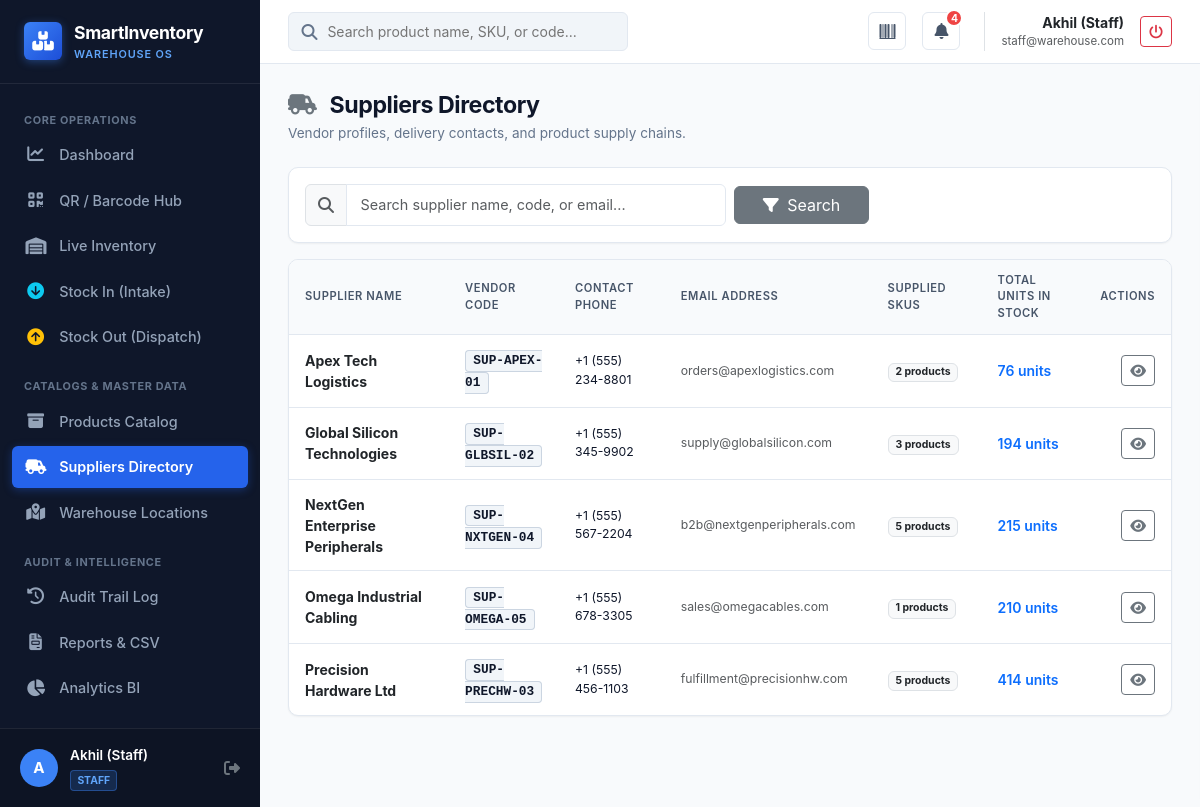
The app's page /suppliers (signed in) with its own data.
### app/models.py (models this page shows, shortened)
class User(UserMixin, db.Model):
    __tablename__ = 'users'
    id = db.Column(db.Integer, primary_key=True)
    name = db.Column(db.String(100), nullable=False)
    email = db.Column(db.String(120), unique=True, nullable=False, index=True)
    password_hash = db.Column(db.String(255), nullable=False)
    role = db.Column(
        db.String(20),
        nullable=False,
        default='STAFF'
    )  # ADMIN, STAFF, MANAGER
    is_active_user = db.Column(db.Boolean, default=True, nullable=False)
    created_at = db.Column(
        db.DateTime,
        default=lambda: datetime.now(timezone.utc),
        nullable=False
    )
    qr_code = db.Column(db.String(255), unique=True)
    transactions = db.relationship(
        'InventoryTransaction',
        backref='performer',
        lazy='dynamic'
    )
    @property
    def is_admin(self):
        return self.role == 'ADMIN'
    @property
    def is_staff(self):
        return self.role == 'STAFF'
    @property
    def is_active(self):
        return self.is_active_user

class Supplier(db.Model):
    __tablename__ = 'suppliers'
    id = db.Column(db.Integer, primary_key=True)
    supplier_code = db.Column(
        db.String(50),
        unique=True,
        nullable=False,
        index=True
    )
    name = db.Column(db.String(150), nullable=False)
    phone = db.Column(db.String(50), nullable=True)
    email = db.Column(db.String(120), nullable=True)
    address = db.Column(db.Text, nullable=True)
    created_at = db.Column(
        db.DateTime,
        default=lambda: datetime.now(timezone.utc),
        nullable=False
    )
    updated_at = db.Column(
        db.DateTime,
        default=lambda: datetime.now(timezone.utc),
        onupdate=lambda: datetime.now(timezone.utc),
        nullable=False
    )
    products = db.relationship(
        'Product',
        backref='supplier',
        lazy=True
    )
    transactions = db.relationship(
        'InventoryTransaction',
        backref='supplier',
        lazy=True
    )
    @property
    def total_products_count(self):
        return len(self.products)
    @property
    def total_units_in_stock(self):
        return sum(p.stock_quantity for p in self.products)

class Product(db.Model):
    __tablename__ = 'products'
    id = db.Column(db.Integer, primary_key=True)
    product_code = db.Column(
        db.String(50),
        unique=True,
        nullable=False,
        index=True
    )
    sku = db.Column(
        db.String(50),
        unique=True,
        nullable=False,
        index=True
    )
    name = db.Column(
        db.String(150),
        nullable=False
    )
    category = db.Column(
        db.String(50),
        nullable=False,
        index=True
    )
    description = db.Column(
        db.Text,
        nullable=True
    )
    price = db.Column(
        db.Float,
        nullable=False,
        default=0.0
    )
    stock_quantity = db.Column(
        db.Integer,
        nullable=False,
        default=0
    )
    minimum_stock = db.Column(
        db.Integer,
        nullable=False,
        default=10
    )
    location_id = db.Column(
        db.Integer,
        db.ForeignKey('warehouse_locations.id'),
        nullable=True
    )
    supplier_id = db.Column(
        db.Integer,
        db.ForeignKey('suppliers.id'),
        nullable=True
    )
    image_filename = db.Column(
        db.String(255),
        nullable=True
    )
    qr_code = db.Column(
        db.String(255),
        unique=True,
        nullable=True
    )
    created_at = db.Column(
        db.DateTime,
        default=lambda: datetime.now(timezone.utc),
        nullable=False
    )
    updated_at = db.Column(
        db.DateTime,
        default=lambda: datetime.now(timezone.utc),
        onupdate=lambda: datetime.now(timezone.utc),
        nullable=False
    )
    transactions = db.relationship(
        'InventoryTransaction',
        backref='product',
        lazy='dynamic',
        cascade="all, delete-orphan"
    )

### app/routes/suppliers.py (the view)
@suppliers_bp.route('/suppliers')
@login_required
def index():
    search = request.args.get('search', '').strip()
    query = Supplier.query
    if search:
        query = query.filter(
            (Supplier.name.ilike(f'%{search}%')) |
            (Supplier.supplier_code.ilike(f'%{search}%')) |
            (Supplier.email.ilike(f'%{search}%'))
        )
    suppliers = query.order_by(Supplier.name.asc()).all()
    return render_template('suppliers/list.html', suppliers=suppliers, search=search)

### app/templates/suppliers/list.html (shortened to what this page needs)
{% extends 'base.html' %}
{% block content %}
<div class="page-header">
    <div>
        <h1 class="page-title"><i class="fas fa-truck-field text-secondary me-2"></i> Suppliers Directory</h1>
        <div class="page-subtitle">Vendor profiles, delivery contacts, and product supply chains.</div>
    </div>
</div>
<div class="content-card p-3 mb-3">
    <form method="GET" action="{{ url_for('suppliers.index') }}" class="row g-2 align-items-center">
        <div class="col-md-6">
            <div class="input-group">
                <span class="input-group-text bg-light text-muted"><i class="fas fa-search"></i></span>
                <input type="text" name="search" class="form-control" placeholder="Search supplier name, code, or email..." value="{{ search }}">
            </div>
        </div>
        <div class="col-md-2">
            <button type="submit" class="btn btn-secondary w-100"><i class="fas fa-filter me-1"></i> Search</button>
        </div>
    </form>
</div>
<div class="content-card mb-0">
    <div class="table-responsive">
        <table class="warehouse-table">
            <thead>
                <tr>
                    <th>Supplier Name</th>
                    <th>Vendor Code</th>
                    <th>Contact Phone</th>
                    <th>Email Address</th>
                    <th>Supplied SKUs</th>
                    <th>Total Units in Stock</th>
                    <th class="text-end">Actions</th>
                </tr>
            </thead>
            <tbody>
                {% for s in suppliers %}
                    <tr>
                        <td>
                            <a href="{{ url_for('suppliers.detail', id=s.id) }}" class="fw-bold text-dark text-decoration-none">
                                {{ s.name }}
                            </a>
                        </td>
                        <td><span class="sku-tag">{{ s.supplier_code }}</span></td>
                        <td class="small">{{ s.phone or '-' }}</td>
                        <td class="small text-muted">{{ s.email or '-' }}</td>
                        <td>
                            <span class="badge bg-light text-dark border">{{ s.total_products_count }} products</span>
                        </td>
                        <td class="fw-semibold text-primary">
                            {{ "{:,}".format(s.total_units_in_stock) }} units
                        </td>
                        <td class="text-end">
                            <div class="btn-group btn-group-sm">
                                <a href="{{ url_for('suppliers.detail', id=s.id) }}" class="btn btn-outline-secondary" title="View Dossier">
                                    <i class="fas fa-eye"></i>
                                </a>
                            </div>
                        </td>
                    </tr>
                {% endfor %}
            </tbody>
        </table>
    </div>
</div>
{% endblock %}

### app/templates/base.html (shortened to what this page needs)
<!DOCTYPE html>
<html lang="en">
<head>
    <link href="https://cdn.jsdelivr.net/npm/bootstrap@5.3.3/dist/css/bootstrap.min.css" rel="stylesheet">
    <link href="https://cdnjs.cloudflare.com/ajax/libs/font-awesome/6.5.1/css/all.min.css" rel="stylesheet">
    <link href="{{ url_for('static', filename='css/styles.css') }}" rel="stylesheet">
</head>
<body>
    <div class="app-wrapper">
        <aside class="app-sidebar no-print">
            <div class="sidebar-header">
                <div class="sidebar-logo-icon">
                    <i class="fas fa-boxes-stacked"></i>
                </div>
                <div>
                    <div class="sidebar-brand-text">SmartInventory</div>
                    <div class="sidebar-subbrand">Warehouse OS</div>
                </div>
            </div>
            <ul class="sidebar-menu">
                <div class="sidebar-section-title">Core Operations</div>
                <li>
                    <a href="{{ url_for('dashboard.index') }}" class="sidebar-link {% if request.endpoint == 'dashboard.index' %}active{% endif %}">
                        <i class="fas fa-chart-line"></i>
                        <span>Dashboard</span>
                    </a>
                </li>
                <li>
                    <a href="{{ url_for('scanner.index') }}" class="sidebar-link {% if request.endpoint == 'scanner.index' %}active{% endif %}">
                        <i class="fas fa-qrcode"></i>
                        <span>QR / Barcode Hub</span>
                    </a>
                </li>
                <li>
                    <a href="{{ url_for('inventory.index') }}" class="sidebar-link {% if request.endpoint == 'inventory.index' %}active{% endif %}">
                        <i class="fas fa-warehouse"></i>
                        <span>Live Inventory</span>
                    </a>
                </li>
                {% if current_user.is_admin or current_user.is_staff %}
                <li>
                    <a href="{{ url_for('inventory.stock_in') }}" class="sidebar-link {% if request.endpoint == 'inventory.stock_in' %}active{% endif %}">
                        <i class="fas fa-arrow-circle-down text-info"></i>
                        <span>Stock In (Intake)</span>
                    </a>
                </li>
                <li>
                    <a href="{{ url_for('inventory.stock_out') }}" class="sidebar-link {% if request.endpoint == 'inventory.stock_out' %}active{% endif %}">
                        <i class="fas fa-arrow-circle-up text-warning"></i>
                        <span>Stock Out (Dispatch)</span>
                    </a>
                </li>
                {% endif %}
                <div class="sidebar-section-title mt-2">Catalogs & Master Data</div>
                <li>
                    <a href="{{ url_for('products.index') }}" class="sidebar-link {% if request.blueprint == 'products' %}active{% endif %}">
                        <i class="fas fa-box-archive"></i>
                        <span>Products Catalog</span>
                    </a>
                </li>
                <li>
                    <a href="{{ url_for('suppliers.index') }}" class="sidebar-link {% if request.blueprint == 'suppliers' %}active{% endif %}">
                        <i class="fas fa-truck-field"></i>
                        <span>Suppliers Directory</span>
                    </a>
                </li>
                <li>
                    <a href="{{ url_for('locations.index') }}" class="sidebar-link {% if request.blueprint == 'locations' %}active{% endif %}">
                        <i class="fas fa-map-location-dot"></i>
                        <span>Warehouse Locations</span>
                    </a>
                </li>
                <div class="sidebar-section-title mt-2">Audit & Intelligence</div>
                <li>
                    <a href="{{ url_for('transactions.index') }}" class="sidebar-link {% if request.endpoint == 'transactions.index' %}active{% endif %}">
                        <i class="fas fa-clock-rotate-left"></i>
                        <span>Audit Trail Log</span>
                    </a>
                </li>
                <li>
                    <a href="{{ url_for('reports.index') }}" class="sidebar-link {% if request.blueprint == 'reports' %}active{% endif %}">
                        <i class="fas fa-file-invoice"></i>
                        <span>Reports & CSV</span>
                    </a>
                </li>
                <li>
                    <a href="{{ url_for('analytics.index') }}" class="sidebar-link {% if request.blueprint == 'analytics' %}active{% endif %}">
                        <i class="fas fa-chart-pie"></i>
                        <span>Analytics BI</span>
                    </a>
                </li>
            </ul>
            <div class="sidebar-footer">
                <div class="user-avatar">
                    {{ current_user.name[0] | upper if current_user.is_authenticated else '?' }}
                </div>
                <div class="user-info">
                    <div class="user-name">{{ current_user.name if current_user.is_authenticated else 'Guest' }}</div>
                    {% if current_user.is_authenticated %}
                        <span class="user-role-badge role-{{ current_user.role.lower() }}">{{ current_user.role }}</span>
                    {% endif %}
                </div>
                <a href="{{ url_for('auth.logout') }}" class="text-secondary hover-white ms-auto" title="Log Out">
                    <i class="fas fa-sign-out-alt"></i>
                </a>
            </div>
        </aside>
        <main class="app-main">
            <header class="app-navbar no-print">
                <div class="d-flex align-items-center gap-3">
                    <div class="navbar-search d-none d-md-block">
                        <i class="fas fa-search"></i>
                        <input type="text" id="global-search-input" placeholder="Search product name, SKU, or code...">
                    </div>
                </div>
                <div class="navbar-actions">
                    <a href="{{ url_for('scanner.index') }}" class="nav-icon-btn" title="Open QR & Barcode Scanner">
                        <i class="fas fa-barcode"></i>
                    </a>
                    <button class="nav-icon-btn" id="notification-toggle-btn" title="Low Stock Alerts">
                        <i class="fas fa-bell"></i>
                        {% if low_stock_badge_count > 0 %}
                            <span class="nav-badge">{{ low_stock_badge_count }}</span>
                        {% endif %}
                    </button>
                    <div class="d-flex align-items-center gap-2 border-start ps-3 ms-2">
                        <div class="small text-end d-none d-sm-block">
                            <div class="fw-bold text-dark">{{ current_user.name }}</div>
                            <div class="text-muted" style="font-size: 0.72rem;">{{ current_user.email }}</div>
                        </div>
                        <a href="{{ url_for('auth.logout') }}" class="btn btn-outline-danger btn-sm ms-2" title="Sign Out">
                            <i class="fas fa-power-off"></i>
                        </a>
                    </div>
                </div>
            </header>
            <div class="page-container">
                {% block content %}{% endblock %}
            </div>
        </main>
    </div>
</body>
</html>

### records on screen
User: is_active_user+name "A", is_active_user+name "Akhil (Staff)", role "STAFF", name "Akhil (Staff)", email "staff@warehouse.com"
Supplier: name "Apex Tech Logistics", supplier_code "SUP-APEX-01", phone "+1 (555) 234-8801", email "orders@apexlogistics.com", total_products_count "2"
Product: total_units_in_stock "76"
Supplier: name "Global Silicon Technologies", supplier_code "SUP-GLBSIL-02", phone "+1 (555) 345-9902", email "supply@globalsilicon.com", total_products_count "3"
Product: total_units_in_stock "194"
Supplier: name "NextGen Enterprise Peripherals", supplier_code "SUP-NXTGEN-04", phone "+1 (555) 567-2204", email "b2b@nextgenperipherals.com", total_products_count "5"
Product: total_units_in_stock "215"
Supplier: name "Omega Industrial Cabling", supplier_code "SUP-OMEGA-05", phone "+1 (555) 678-3305", email "sales@omegacables.com", total_products_count "1"
Product: total_units_in_stock "210"
Supplier: name "Precision Hardware Ltd", supplier_code "SUP-PRECHW-03", phone "+1 (555) 456-1103", email "fulfillment@precisionhw.com", total_products_count "5"
Product: total_units_in_stock "414"

### other values on screen
{{ low_stock_badge_count }} "4"
